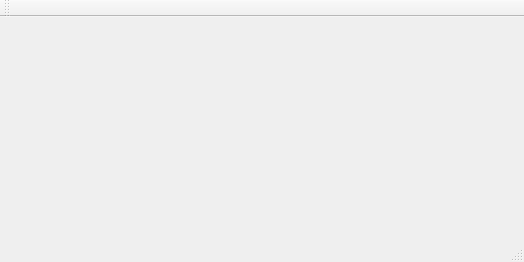
<?xml version="1.0" encoding="UTF-8"?>
<ui version="4.0">
 <class>MainWindow</class>
 <widget class="QMainWindow" name="MainWindow">
  <property name="geometry">
   <rect>
    <x>0</x>
    <y>0</y>
    <width>524</width>
    <height>262</height>
   </rect>
  </property>
  <property name="windowTitle">
   <string>MainWindow</string>
  </property>
  <widget class="QWidget" name="centralWidget">
   <widget class="QWidget" name="formLayoutWidget">
    <property name="geometry">
     <rect>
      <x>20</x>
      <y>80</y>
      <width>160</width>
      <height>80</height>
     </rect>
    </property>
    <layout class="QFormLayout" name="formLayout"/>
   </widget>
  </widget>
  <widget class="QMenuBar" name="menuBar">
   <property name="geometry">
    <rect>
     <x>0</x>
     <y>0</y>
     <width>524</width>
     <height>25</height>
    </rect>
   </property>
  </widget>
  <widget class="QToolBar" name="mainToolBar">
   <attribute name="toolBarArea">
    <enum>TopToolBarArea</enum>
   </attribute>
   <attribute name="toolBarBreak">
    <bool>false</bool>
   </attribute>
  </widget>
  <widget class="QStatusBar" name="statusBar"/>
 </widget>
 <layoutdefault spacing="6" margin="11"/>
 <resources/>
 <connections/>
</ui>
